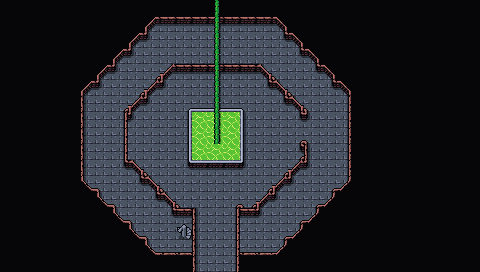

The image is a tile-based game level rendered from a .tmx file. Its description and source (layers, tilesets, objects; grid data summarised) follow:
An orthogonal 30x17 tile map with 16x16 px tiles, 6 tile layers (Collision, Lava, Background, Walls, ...), 2 tilesets and 3 objects.

<map version="1.5" tiledversion="1.7.2" orientation="orthogonal" renderorder="right-down" width="30" height="17" tilewidth="16" tileheight="16" infinite="0" nextlayerid="9" nextobjectid="58">
 <editorsettings>
  <export target="wastetown..tmx" format="tmx" />
 </editorsettings>
 <tileset firstgid="1" source="../tileset/main.tsx" />
 <tileset firstgid="3477" source="../tileset/buildings.tsx" />
 <layer id="6" name="Collision" width="30" height="17">
  <data>[510 cells, 35 non-empty, 1 distinct tile ids]</data>
 </layer>
 <layer id="7" name="Lava" width="30" height="17" tintcolor="#ff5500">
  <data>[510 cells, 9 non-empty, 1 distinct tile ids]</data>
 </layer>
 <layer id="1" name="Background" width="30" height="17" tintcolor="#8a3440">
  <data>[510 cells, 501 non-empty, 9 distinct tile ids]</data>
 </layer>
 <layer id="2" name="Walls" width="30" height="17">
  <data>[510 cells, 411 non-empty, 16 distinct tile ids]</data>
 </layer>
 <layer id="3" name="Clutter" width="30" height="17">
  <properties>
   <property name="spriteLayer" type="bool" value="true" />
  </properties>
  <data>[510 cells, 3 non-empty, 3 distinct tile ids]</data>
 </layer>
 <layer id="8" name="Over Sprites" width="30" height="17" tintcolor="#ffaa00">
  <data>[510 cells, 9 non-empty, 1 distinct tile ids]</data>
 </layer>
 <objectgroup id="4" name="Objects">
  <object id="55" template="../obj/door_left.tx" x="176.5" y="241">
   <properties>
    <property name="teleport" value="maps/map/portal_2E.tmx" />
    <property name="teleportObjectId" value="58" />
   </properties>
  </object>
  <object id="56" template="../obj/door_up.tx" x="207.5" y="270.5">
   <properties>
    <property name="teleport" value="maps/map/portal_2B.tmx" />
    <property name="teleportObjectId" value="71" />
   </properties>
  </object>
  <object id="57" template="../obj/enemy.tx" x="296.5" y="137">
   <properties>
    <property name="enemy" value="Devil" />
   </properties>
  </object>
 </objectgroup>
</map>
